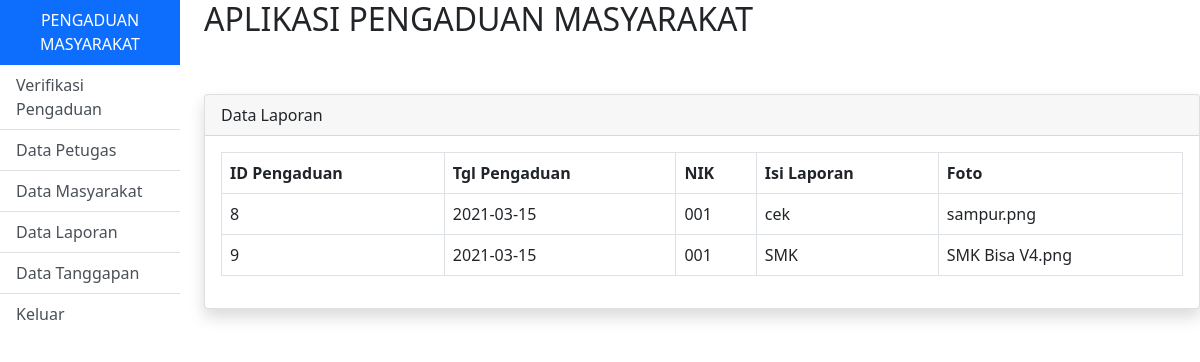
The app's page /project/data_laporan.php with its own data.
### tables this page shows
CREATE TABLE `pengaduan` (
  `id_pengaduan` int(12) NOT NULL,
  `tgl_pengaduan` date NOT NULL,
  `nik` char(16) NOT NULL,
  `isi_laporan` text NOT NULL,
  `foto` varchar(255) NOT NULL,
  `status` enum('0','proses','selesai') NOT NULL
);

### project/data_laporan.php (the view, shortened to what this page needs)
<!DOCTYPE html>
<html lang="en">
<head>
    <link href="css/bootstrap.css" rel="stylesheet">
</head>
<body>
 <div class="row">
            <div class="col-md-2">
                <div class="list-group-flush">
                  <a href="admin.php" class="list-group-item list-group-item-action active text-center" >
                    PENGADUAN MASYARAKAT
                    </a>
                    <a href="verifikasi_pengaduan_admin.php" class="list-group-item list-group-item-action">
                      Verifikasi Pengaduan
                    </a>
                    <a href="data_petugas.php" class="list-group-item list-group-item-action">
                      Data Petugas
                    </a>
                    <a href="data_masyarakat.php" class="list-group-item list-group-item-action">
                      Data Masyarakat
                    </a>
                    <a href="data_laporan.php" class="list-group-item list-group-item-action">
                      Data Laporan
                    </a>
                    <a href="data_tanggapan.php" class="list-group-item list-group-item-action">
                      Data Tanggapan
                    </a>
                    <a href="logout.php" class="list-group-item list-group-item-action">
                      Keluar</a>
                </div>
            </div>
            <div class="col-md-10">
           <h2>APLIKASI PENGADUAN MASYARAKAT</h2>
           <br><br>
          <div class="card shadow">
            <div class="card-header">
             Data Laporan
            </div>
            <div class="card-body">
                <table class="table table-bordered">
                    <tr>
                      <th>ID Pengaduan</th>
                      <th>Tgl Pengaduan </th>
                      <th>NIK</th>
                      <th>Isi Laporan</th>
                      <th>Foto</th>
                    </tr>
                  <?php
                  $koneksi = mysqli_connect("localhost","root","","latihan_ukk") or die (mysqli_connect_error());
                  $sql=mysqli_query($koneksi,"SELECT * from pengaduan");
                  while ($data=mysqli_fetch_array($sql)) {
                  ?>
                    <tr>
                        <td><?php echo $data['id_pengaduan']; ?></td>
                        <td><?php echo $data['tgl_pengaduan']; ?></td>
                        <td><?php echo $data['nik']; ?></td>
                        <td><?php echo $data['isi_laporan']; ?></td>
                        <td><?php echo $data['foto']; ?></td>
                    </tr>
                <?php } ?>
                  </table>
              </div>
            </div>
          </div>
        </div>
</body>
</html>

### records on screen
pengaduan: id_pengaduan "8", tgl_pengaduan "2021-03-15", nik "001", isi_laporan "cek", foto "sampur.png"
pengaduan: id_pengaduan "9", tgl_pengaduan "2021-03-15", nik "001", isi_laporan "SMK", foto "SMK Bisa V4.png"
